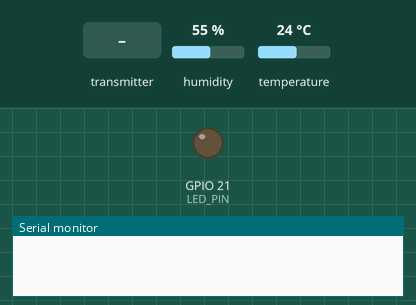
Recording of a sketch running on a simulated ESP32. Parts: output pins drawn as LEDs (lit = HIGH), the last lines printed to the serial monitor. Inputs (shaded band) come from the test bench; at power-on: humidity 55 %, temperature 24 °C.

Above: at 1.2 s.
1.3 s: the transmitter starts sending id = 0
At 10.18 s:
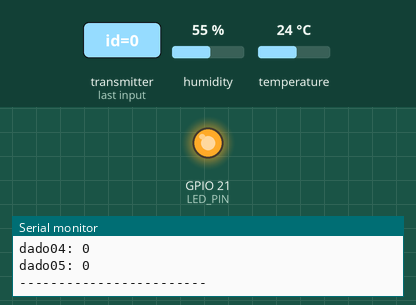
Timing chart, 0 to 13.9 s (numbered marks = the images above; inputs shaded):
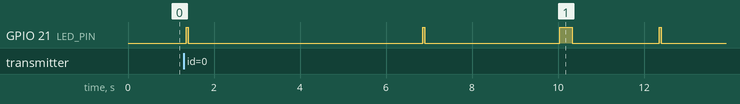

The sketch:

esp32espnow.ino
```cpp
#include <esp_now.h>
#include <WiFi.h>
#include <DHT.h>

// === CONFIGURAÇÕES ===
#define ID "equipe 40-33"
#define DHTPIN 18
#define DHTTYPE DHT11
#define LED_PIN 21
#define INTERVALO_ENVIO_MS 10000  // 10 minutos em milissegundos

// === STRUCT DE DADOS ===
typedef struct dados_esp {
  char id[30];
  int dado01;
  int dado02;
  int dado03;
  int dado04;
  int dado05;
} dados_esp;

// === VARIÁVEIS GLOBAIS ===
uint8_t broadcastAddress[] = {0xFF, 0xFF, 0xFF, 0xFF, 0xFF, 0xFF};

dados_esp dadosRecebidos;
String ultimoIDRecebido = "";
unsigned long ultimoTempoID = 0;
unsigned long ultimoEnvio = 0;

DHT dht(DHTPIN, DHTTYPE);

// === FUNÇÕES AUXILIARES ===
void piscarLED(int tempo = 50) {
  digitalWrite(LED_PIN, HIGH);
  delay(tempo);
  digitalWrite(LED_PIN, LOW);
}

void debugSerial(const dados_esp& dados) {
  Serial.println("--- Dados Recebidos ---");
  Serial.print("ID: "); Serial.println(dados.id);
  Serial.print("dado01: "); Serial.println(dados.dado01);
  Serial.print("dado02: "); Serial.println(dados.dado02);
  Serial.print("dado03: "); Serial.println(dados.dado03);
  Serial.print("dado04: "); Serial.println(dados.dado04);
  Serial.print("dado05: "); Serial.println(dados.dado05);
  Serial.println("------------------------\n");
}

void enviarDados(const dados_esp& pacote, bool piscarLongo = false) {
  esp_now_send(broadcastAddress, (uint8_t *)&pacote, sizeof(pacote));
  piscarLED(piscarLongo ? 300 : 50);
}

void montarEEnviarInternos() {
  dados_esp dados;
  strcpy(dados.id, ID);

  float temperatura = dht.readTemperature();
  float umidade = dht.readHumidity();

  // Tratamento de erro
  dados.dado01 = isnan(temperatura) ? 0 : (int)temperatura;
  dados.dado02 = isnan(umidade) ? 0 : (int)umidade;

  dados.dado03 = 0; // espaço para sensor extra (ex: potenciômetro)
  dados.dado04 = 0; // espaço para sensor extra (ex: LDR)
  dados.dado05 = 0;

  enviarDados(dados, true);
}

// === CALLBACKS ESP-NOW ===
void OnDataRecv(const uint8_t * mac, const uint8_t *incomingData, int len) {
  memcpy(&dadosRecebidos, incomingData, sizeof(dadosRecebidos));
  debugSerial(dadosRecebidos);

  // Evita eco: só repassa se não for o mesmo ID nos últimos 1000ms
  // Evita eco: só repassa se não for o mesmo ID nos últimos 5000ms
if (String(dadosRecebidos.id) != ID) {
  unsigned long agora = millis();
  if (ultimoIDRecebido != String(dadosRecebidos.id) || (agora - ultimoTempoID > 5000)) {
    ultimoIDRecebido = String(dadosRecebidos.id);
    ultimoTempoID = agora;
    enviarDados(dadosRecebidos, false);
  }
}

}

void OnDataSent(const uint8_t *mac_addr, esp_now_send_status_t status) {
  // Callback opcional
}

// === SETUP ===
void setup() {
  Serial.begin(115200);
  pinMode(LED_PIN, OUTPUT);
  dht.begin();

  WiFi.mode(WIFI_STA);

  if (esp_now_init() != ESP_OK) {
    Serial.println("Erro ao iniciar ESP-NOW");
    return;
  }

  esp_now_register_send_cb(OnDataSent);
  esp_now_register_recv_cb(OnDataRecv);

  esp_now_peer_info_t peerInfo;
  memcpy(peerInfo.peer_addr, broadcastAddress, 6);
  peerInfo.channel = 0;
  peerInfo.encrypt = false;

  if (esp_now_add_peer(&peerInfo) != ESP_OK) {
    Serial.println("Erro ao adicionar peer");
    return;
  }

  ultimoEnvio = millis(); // inicia contagem para envio interno
}

// === LOOP PRINCIPAL ===
void loop() {
  unsigned long agora = millis();

  // Envia os próprios dados a cada 10 minutos
  if (agora - ultimoEnvio >= INTERVALO_ENVIO_MS) {
    montarEEnviarInternos();
    ultimoEnvio = agora;
  }

  delay(100);
}
```
